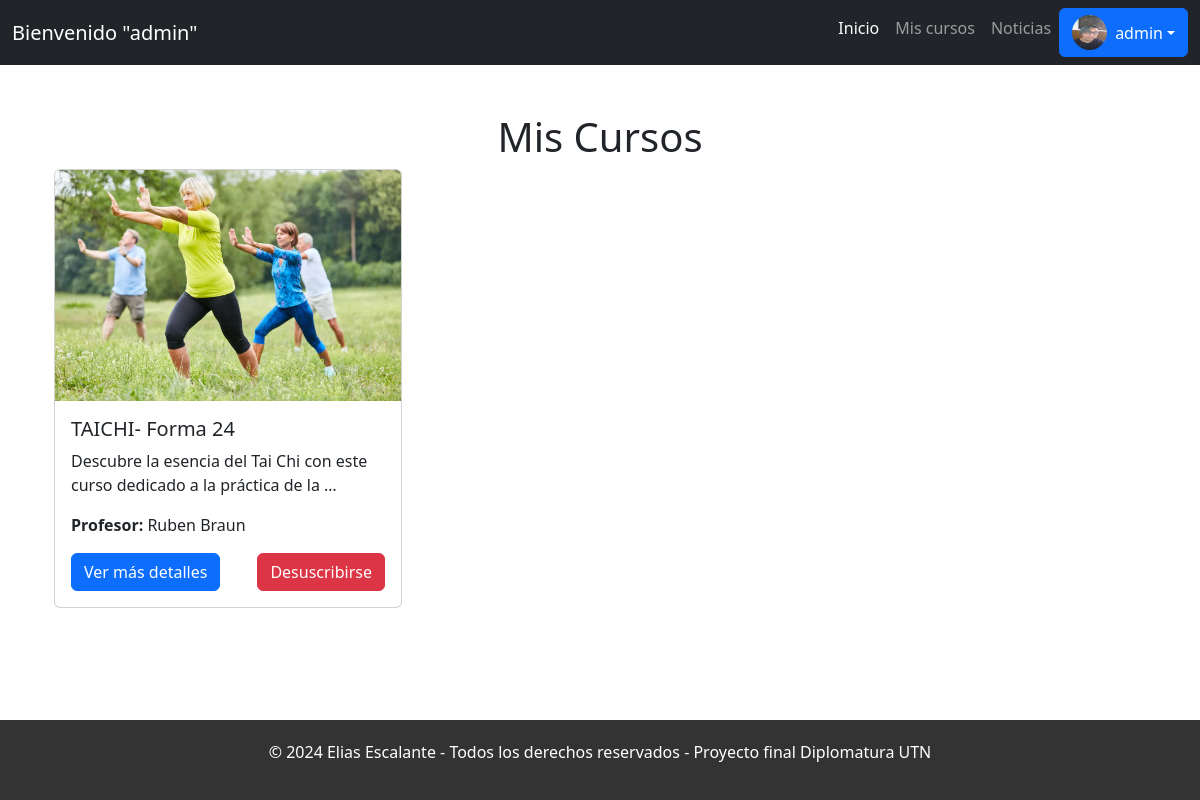
Page /cursos/mis-cursos/ (signed in) on the committed database.
### usuarios/models.py (models this page shows, shortened)
class User(AbstractUser):
    imagen = models.ImageField(upload_to='profile_images/', blank=True, null=True)
    fecha_nacimiento = models.DateField(blank=True, null=True)
    ciudad = models.CharField(max_length=40, blank=True)
    domicilio = models.CharField(max_length=80, blank=True)
    telefono = models.CharField(max_length=30, blank=True)
    email = models.EmailField(unique=True, validators=[EmailValidator()])

### cursos/models.py (models this page shows)
class Curso(models.Model):
    nombre = models.CharField(max_length=50)
    comision = models.CharField(max_length=20)
    Profesor = models.CharField(max_length=50)
    Descripcion = models.TextField(max_length=500)
    cupo = models.IntegerField(default=0)
    precio = models.DecimalField(max_digits=12, decimal_places=2, default=0.00)
    imagen = models.ImageField(upload_to="producto/%Y/%m/%d", blank=True, null=True)
    direccion= models.CharField(max_length=200)
    def __str__(self):
        return "curso: " + self.nombre

### cursos/views.py (the view)
# urls.py: path('mis-cursos/', views.mis_cursos, name='mis_cursos'),
@login_required
def mis_cursos(request):
    tickets = Ticket.objects.filter(usuario=request.user).select_related('curso')
    cursos = [{'curso': ticket.curso, 'ticket_id': ticket.id} for ticket in tickets]
    print(cursos)
    return render(request, 'cursos/mis_cursos.html', {'cursos': cursos})

### templates/cursos/mis_cursos.html (shortened to what this page needs)
{% extends 'layout.html' %}
{% load static%}
{% block content %}
<div class="container mt-5">
    <h1 class="text-center">Mis Cursos</h1>
    {% if cursos %}
        <div class="row">
            {% for curso in cursos %}
                <div class="col-md-4 mb-4">
                    <div class="card">
                        <img src="{{ curso.curso.imagen.url }}" class="card-img-top" alt="{{ curso.curso.nombre }}">
                        <div class="card-body">
                            <h5 class="card-title">{{ curso.curso.nombre }}</h5>
                            <p class="card-text">{{ curso.curso.Descripcion|truncatewords:15 }}</p>
                            <p><strong>Profesor:</strong> {{ curso.curso.Profesor }}</p>
                            <div class="d-flex justify-content-between">
                                <a href="{% url 'detalle_curso' curso.curso.id %}" class="btn btn-primary">Ver más detalles</a>
                                <form id="desuscribir-form-{{ curso.ticket_id }}" action="{% url 'desuscribirse_curso' curso.ticket_id %}" method="post">
                                    <button type="button" class="btn btn-danger" onclick="confirmarDesuscripcion({{ curso.ticket_id }})">
                                        Desuscribirse
                                    </button>
                                </form>
                            </div>
                        </div>
                    </div>
                </div>
            {% endfor %}
        </div>
    {% else %}
        <p class="text-center">No estás inscrito en ningún curso actualmente.</p>
    {% endif %}
</div>
{% endblock %}

### templates/layout.html (shortened to what this page needs)
{% load static %}
<!DOCTYPE html>
<html lang="es">
<head>
    <link href="https://cdn.jsdelivr.net/npm/bootstrap@5.3.3/dist/css/bootstrap.min.css" rel="stylesheet">
    <link rel="stylesheet" href="{% static 'layout/css/layout.css' %}">
</head>
<body class="{% block body_class %}{% endblock %}">
    <div class="main-container">
        <nav class="navbar navbar-expand-lg navbar-dark bg-dark">
            <div class="container-fluid">
                <a class="navbar-brand" href="#">Bienvenido "{{ user.username }}"</a>
                <div class="collapse navbar-collapse" id="navbarNav">
                    <ul class="navbar-nav ms-auto">
                        <li class="nav-item">
                            <a class="nav-link active" aria-current="page" href="{% url 'home_usuarios'%}">Inicio</a>
                        </li>
                        <li class="nav-item">
                            <a class="nav-link" href="{% url 'mis_cursos' %}">Mis cursos</a>
                        </li>
                        <li class="nav-item">
                            <a class="nav-link" href="{% url 'noticias' %}">Noticias</a>
                        </li>
                        <li class="nav-item dropdown">
                            <a class="btn btn-primary dropdown-toggle d-flex align-items-center" href="#" id="userDropdown" role="button" data-bs-toggle="dropdown" aria-expanded="false">
                                {% if user.imagen %}
                                    <img src="{{ user.imagen.url }}" alt="Usuario" class="rounded-circle me-2" style="width: 35px; height: 35px;">
                                {% else %}
                                    <img src="{% static 'profile_images/1.jpg' %}" alt="Usuario" class="rounded-circle me-2" style="width: 35px; height: 35px;">
                                {% endif %}
                                {{ user.username }}
                            </a>
                        </li>
                    </ul>
                </div>
            </div>
        </nav>
        <div class="content">
            <div class="container mt-4">
                {% block content %}{% endblock %}
            </div>
        </div>
        <footer>
            <div class="container">
                <p>© 2024 Elias Escalante - Todos los derechos reservados - Proyecto final Diplomatura UTN </p>
            </div>
        </footer>
    </div>
</body>
</html>

### static/layout/css/layout.css (style rules this page uses)
html, body { height: 100%; margin: 0; }
.main-container { min-height: 100%; display: flex; flex-direction: column; }
.navbar { width: 100%; top: 0; left: 0; z-index: 1040; }
.content { flex-grow: 1; }
footer { background-color: #333; color: #fff; text-align: center; padding: 20px 0; position: relative; bottom: 0; width: 100%; }

### rows in the picture
User: username "admin", imagen (picture)
Curso: curso.imagen (picture), curso.nombre "TAICHI- Forma 24", curso.Descripcion "Descubre la esencia del Tai Chi con este curso dedicado a la práctica de la …", curso.Profesor "Ruben Braun"
